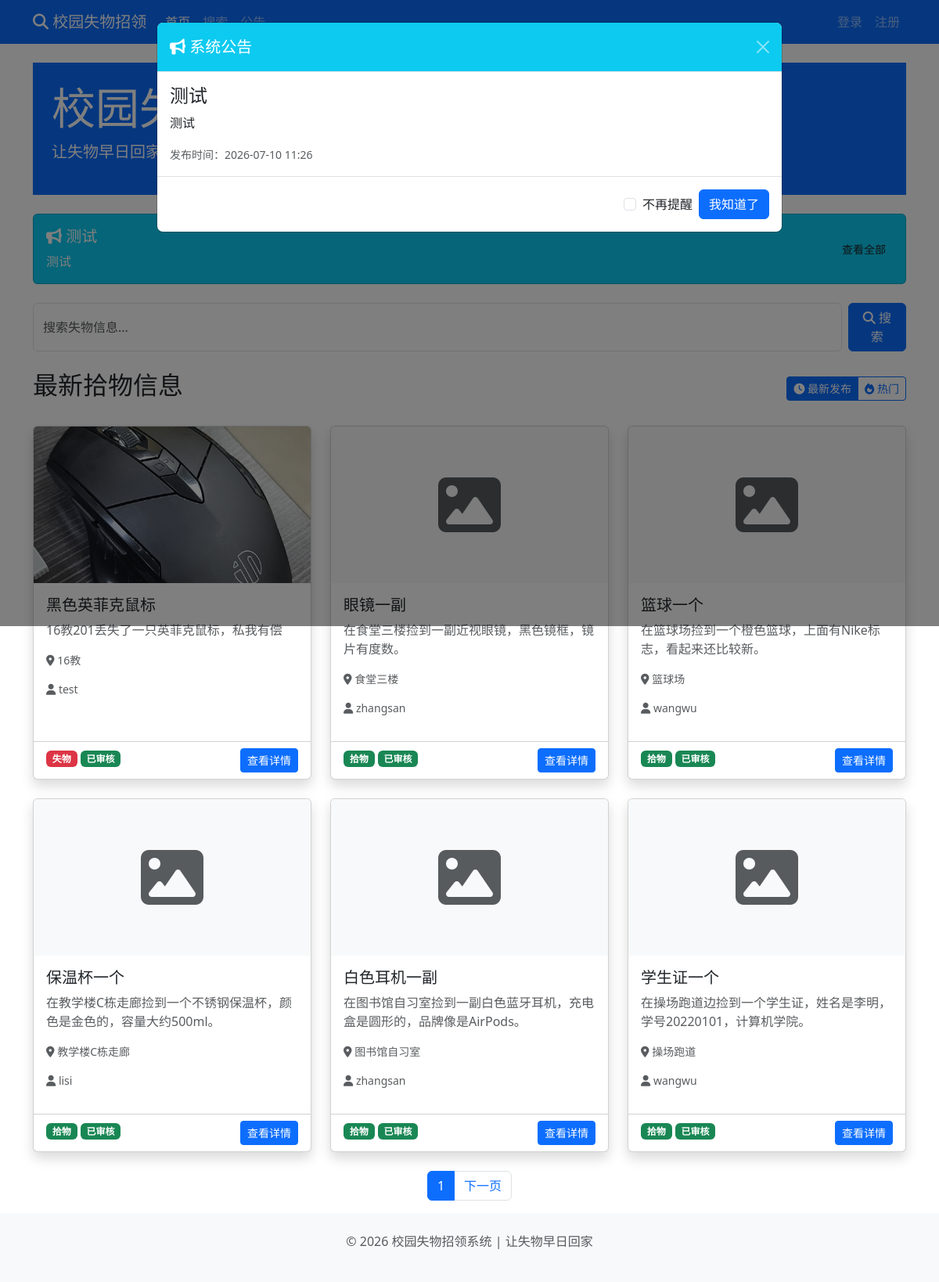
The page / on the database its author committed.
### app.py (models this page shows, shortened)
class Notice(db.Model):
    id = db.Column(db.Integer, primary_key=True)
    title = db.Column(db.String(100), nullable=False)
    content = db.Column(db.Text, nullable=False)
    is_active = db.Column(db.Boolean, default=True)
    created_at = db.Column(db.DateTime, default=datetime.datetime.now)
    updated_at = db.Column(db.DateTime)

class Post(db.Model):
    id = db.Column(db.Integer, primary_key=True)
    title = db.Column(db.String(100), nullable=False)
    description = db.Column(db.Text, nullable=False)
    pickup_time = db.Column(db.String(50), nullable=False)
    location = db.Column(db.String(100), nullable=False)
    place_location = db.Column(db.String(100), nullable=False)
    image = db.Column(db.String(200))
    author_id = db.Column(db.Integer, db.ForeignKey('user.id', ondelete='CASCADE'), nullable=False)
    post_type = db.Column(db.String(10), default='found')
    status = db.Column(db.String(20), default='pending')
    created_at = db.Column(db.DateTime, default=datetime.datetime.now)
    author = db.relationship('User', backref=db.backref('posts', lazy=True))

class User(UserMixin, db.Model):
    id = db.Column(db.Integer, primary_key=True)
    username = db.Column(db.String(80), unique=True, nullable=False)
    password_hash = db.Column(db.String(120), nullable=False)
    role = db.Column(db.String(20), default='user')
    created_at = db.Column(db.DateTime, default=datetime.datetime.now)

### app.py (the view)
@app.route('/')
def index():
    page = request.args.get('page', 1, type=int)
    sort = request.args.get('sort', 'time', type=str)
    if sort == 'hot':
        posts = Post.query.filter_by(status='approved').order_by(Post.created_at.desc()).paginate(page=page, per_page=6)
    else:
        posts = Post.query.filter_by(status='approved').order_by(Post.created_at.desc()).paginate(page=page, per_page=6)
    total_posts = Post.query.filter_by(status='approved').count()
    total_users = User.query.count()
    is_admin = False
    if current_user.is_authenticated and current_user.role == 'admin':
        is_admin = True
    latest_notice = Notice.query.filter_by(is_active=True).order_by(Notice.created_at.desc()).first()
    return render_template('index.html', posts=posts.items, page=page, total_pages=posts.pages,
                           total_posts=total_posts, total_users=total_users, sort=sort, is_admin=is_admin,
                           latest_notice=latest_notice)

### templates/index.html (shortened to what this page needs)
{% extends "base.html" %}
{% block content %}
<div class="mb-4">
    <div class="bg-primary text-white p-4 rounded-lg">
        <h1 class="display-4">校园失物招领</h1>
        <p class="lead">让失物早日回家，让善意传递温暖</p>
    </div>
</div>
{% if latest_notice %}
<div class="mb-4">
    <div class="card bg-info text-white">
        <div class="card-body">
            <div class="d-flex justify-content-between align-items-center">
                <div>
                    <h5><i class="fas fa-bullhorn"></i> {{ latest_notice.title }}</h5>
                    <p class="mb-0">{{ latest_notice.content[:100] }}{% if latest_notice.content|length > 100 %}...{% endif %}</p>
                </div>
                <a href="{{ url_for('notices_page') }}" class="btn btn-white btn-sm">查看全部</a>
            </div>
        </div>
    </div>
</div>
{% endif %}
<div class="mb-4">
    <form class="d-flex" action="{{ url_for('search') }}" method="GET">
        <input class="form-control me-2" type="search" name="keyword" placeholder="搜索失物信息..." aria-label="搜索">
        <button class="btn btn-primary" type="submit">
            <i class="fas fa-search"></i> 搜索
        </button>
    </form>
</div>
<div class="mb-4">
    <div class="d-flex justify-content-between align-items-center">
        <h2>最新拾物信息</h2>
        <div class="btn-group">
            <a href="{{ url_for('index', page=1, sort='time') }}" class="btn btn-sm {% if sort == 'time' %}btn-primary{% else %}btn-outline-primary{% endif %}">
                <i class="fas fa-clock"></i> 最新发布
            </a>
            <a href="{{ url_for('index', page=1, sort='hot') }}" class="btn btn-sm {% if sort == 'hot' %}btn-primary{% else %}btn-outline-primary{% endif %}">
                <i class="fas fa-fire"></i> 热门
            </a>
        </div>
    </div>
</div>
<div class="row row-cols-1 row-cols-md-2 row-cols-lg-3 g-4">
    {% for post in posts %}
    <div class="col">
        <div class="card h-100 shadow">
            {% if post.image %}
            <img src="{{ url_for('static', filename='images/' + post.image) }}" class="card-img-top" alt="物品图片" style="height: 200px; object-fit: cover;">
            {% else %}
            <div class="card-img-top bg-light d-flex align-items-center justify-content-center" style="height: 200px;">
                <i class="fas fa-image fa-5x text-muted"></i>
            </div>
            {% endif %}
            <div class="card-body">
                <h5 class="card-title">{{ post.title }}</h5>
                <p class="card-text text-muted">{{ post.description[:50] }}{% if post.description|length > 50 %}...{% endif %}</p>
                <div class="small text-muted">
                    <p><i class="fas fa-map-marker-alt"></i> {{ post.location }}</p>
                    <p><i class="fas fa-user"></i> {{ post.author.username }}</p>
                </div>
            </div>
            <div class="card-footer bg-transparent">
                <span class="badge bg-{{ 'success' if post.post_type == 'found' else 'danger' }}">
                    {{ '拾物' if post.post_type == 'found' else '失物' }}
                </span>
                <span class="badge bg-{{ 'success' if post.status == 'approved' else 'warning' }}">
                    {{ '已审核' if post.status == 'approved' else '待审核' }}
                </span>
                <a href="{{ url_for('post_detail', post_id=post.id) }}" class="btn btn-primary float-end btn-sm">
                    查看详情
                </a>
            </div>
        </div>
    </div>
    {% else %}
    <div class="col-12 text-center py-8">
        <i class="fas fa-inbox fa-5x text-muted mb-3"></i>
        <p class="text-muted">暂无拾物信息，快来发布第一条吧！</p>
    </div>
    {% endfor %}
</div>
{% if posts %}
<div class="mt-4">
    <nav aria-label="分页">
        <ul class="pagination justify-content-center">
            <li class="page-item active">
                <span class="page-link">{{ page }}</span>
            </li>
            {% if page < total_pages %}
            <li class="page-item">
                <a class="page-link" href="{{ url_for('index', page=page+1) }}">下一页</a>
            </li>
            {% endif %}
        </ul>
    </nav>
</div>
{% endif %}
{% endblock %}

### templates/base.html (shortened to what this page needs)
<!DOCTYPE html>
<html lang="zh-CN">
<head>
    <link href="https://cdn.jsdelivr.net/npm/bootstrap@5.3.0/dist/css/bootstrap.min.css" rel="stylesheet">
    <link href="https://cdnjs.cloudflare.com/ajax/libs/font-awesome/6.4.0/css/all.min.css" rel="stylesheet">
    <link rel="stylesheet" href="{{ url_for('static', filename='css/style.css') }}">
</head>
<body>
    <nav class="navbar navbar-expand-lg navbar-dark bg-primary">
        <div class="container">
            <a class="navbar-brand" href="{{ url_for('index') }}">
                <i class="fas fa-search"></i> 校园失物招领
            </a>
            <div class="collapse navbar-collapse" id="navbarNav">
                <ul class="navbar-nav me-auto">
                    <li class="nav-item">
                        <a class="nav-link {% if request.path == '/' %}active{% endif %}" href="{{ url_for('index') }}">首页</a>
                    </li>
                    <li class="nav-item">
                        <a class="nav-link" href="{{ url_for('search') }}">搜索</a>
                    </li>
                    <li class="nav-item">
                        <a class="nav-link" href="{{ url_for('notices_page') }}">公告</a>
                    </li>
                </ul>
                <ul class="navbar-nav">
                    {% if current_user.is_authenticated %}
                    <li class="nav-item dropdown">
                        <a class="nav-link dropdown-toggle" href="#" role="button" data-bs-toggle="dropdown">
                            <i class="fas fa-user"></i> {{ current_user.username }}
                        </a>
                        <ul class="dropdown-menu">
                            {% if current_user.role == 'admin' %}
                            <li><a class="dropdown-item" href="{{ url_for('admin_dashboard') }}">管理后台</a></li>
                            {% endif %}
                            <li><a class="dropdown-item" href="{{ url_for('my_posts') }}">我的发布</a></li>
                            <li><hr class="dropdown-divider"></li>
                            <li><a class="dropdown-item" href="{{ url_for('logout') }}">退出登录</a></li>
                        </ul>
                    </li>
                    {% else %}
                    <li class="nav-item">
                        <a class="nav-link" href="{{ url_for('login') }}">登录</a>
                    </li>
                    <li class="nav-item">
                        <a class="nav-link" href="{{ url_for('register') }}">注册</a>
                    </li>
                    {% endif %}
                </ul>
            </div>
        </div>
    </nav>
    <main class="container mt-4">
        {% block content %}{% endblock %}
    </main>
    <footer class="bg-light py-4 mt-8">
        <div class="container text-center text-muted">
            <p>&copy; 2026 校园失物招领系统 | 让失物早日回家</p>
        </div>
    </footer>
    <div class="modal fade" id="noticeModal" tabindex="-1" aria-labelledby="noticeModalLabel" aria-hidden="true">
        <div class="modal-dialog modal-lg">
            <div class="modal-content">
                <div class="modal-header bg-info text-white">
                    <h5 class="modal-title" id="noticeModalLabel"><i class="fas fa-bullhorn"></i> 系统公告</h5>
                    <button type="button" class="btn-close btn-close-white" data-bs-dismiss="modal" aria-label="Close"></button>
                </div>
                <div class="modal-body">
                    <div id="noticeContent"></div>
                </div>
                <div class="modal-footer">
                    <div class="form-check">
                        <input class="form-check-input" type="checkbox" id="dontShowAgain">
                        <label class="form-check-label" for="dontShowAgain">不再提醒</label>
                    </div>
                    <button type="button" class="btn btn-primary" data-bs-dismiss="modal">我知道了</button>
                </div>
            </div>
        </div>
    </div>
</body>
</html>

### static/css/style.css (style rules this page uses)
body { min-height: 100vh; display: flex; flex-direction: column; }
main { flex: 1; }
.card { transition: transform 0.3s ease, box-shadow 0.3s ease; }
.card-img-top { object-fit: cover; transition: transform 0.3s ease; }
.btn { transition: opacity 0.2s; }

### rows shown on the page
Notice: title "测试", content "测试"
Post: image (picture), title "黑色英菲克鼠标", description "16教201丢失了一只英菲克鼠标，私我有偿", location "16教", author.username "test", post_type "失物", status "已审核"
Post: title "眼镜一副", description "在食堂三楼捡到一副近视眼镜，黑色镜框，镜片有度数。", location "食堂三楼", author.username "zhangsan", post_type "拾物", status "已审核"
Post: title "篮球一个", description "在篮球场捡到一个橙色篮球，上面有Nike标志，看起来还比较新。", location "篮球场", author.username "wangwu", post_type "拾物", status "已审核"
Post: title "保温杯一个", description "在教学楼C栋走廊捡到一个不锈钢保温杯，颜色是金色的，容量大约500ml。", location "教学楼C栋走廊", author.username "lisi", post_type "拾物", status "已审核"
Post: title "白色耳机一副", description "在图书馆自习室捡到一副白色蓝牙耳机，充电盒是圆形的，品牌像是AirPods。", location "图书馆自习室", author.username "zhangsan", post_type "拾物", status "已审核"
Post: title "学生证一个", description "在操场跑道边捡到一个学生证，姓名是李明，学号20220101，计算机学院。", location "操场跑道", author.username "wangwu", post_type "拾物", status "已审核"

### other values the page prints
{{ page }} "1"
